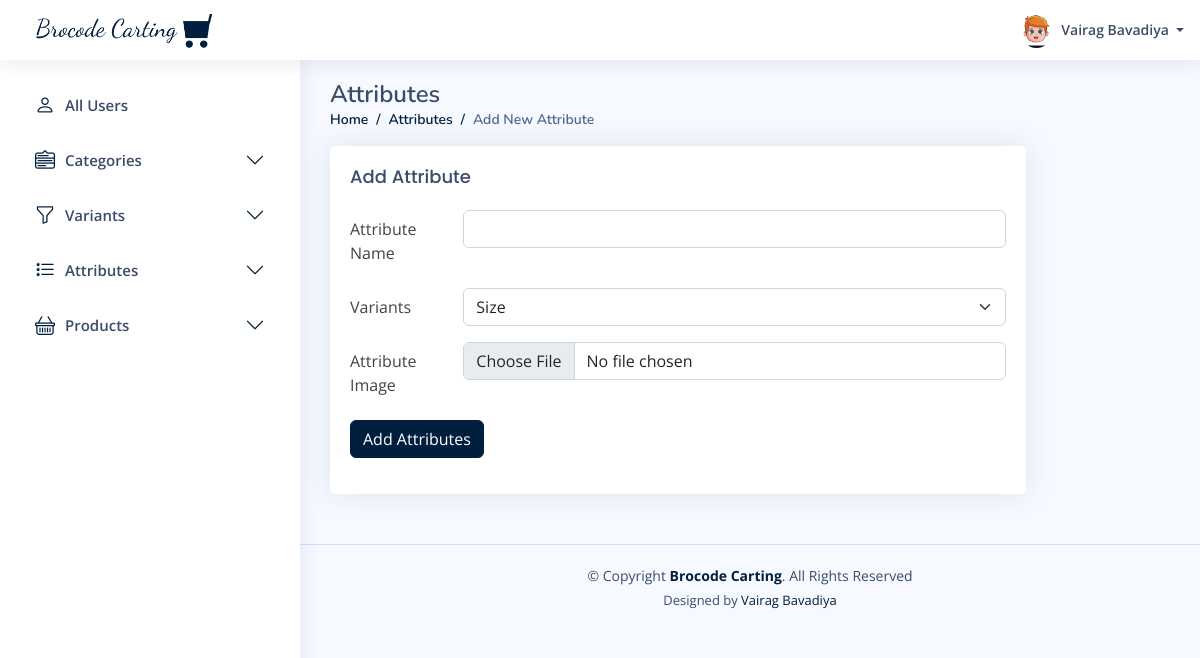
/admin/attributes/create.php (signed in), run on the app's committed database.
### tables this page shows
CREATE TABLE `users` (
  `id` int(20) NOT NULL,
  `u_name` varchar(50) NOT NULL,
  `email` varchar(50) NOT NULL,
  `phone_no` varchar(10) NOT NULL,
  `client_id` varchar(100) DEFAULT NULL,
  `password` varchar(10) NOT NULL,
  `u_type_id` int(20) NOT NULL,
  `u_profile` varchar(200) NOT NULL,
  `created_at` datetime NOT NULL,
  `updated_at` datetime NOT NULL,
  `created_by` int(20) DEFAULT NULL,
  `updated_by` int(20) DEFAULT NULL,
  `is_active` tinyint(1) NOT NULL,
  `is_delete` tinyint(1) DEFAULT NULL
);

### admin/attributes/create.php (the view, shortened to what this page needs)
<?php require("../config.php");
include("../header.php");
?>
<main id="main" class="main">
    <div class="pagetitle">
        <h1>Attributes</h1>
        <nav>
            <ol class="breadcrumb">
                <li class="breadcrumb-item"><a href="/e-commerce/admin/dashboard.php">Home</a></li>
                <li class="breadcrumb-item"><a href="/e-commerce/admin/attributes/all.php">Attributes</a></li>
                <li class="breadcrumb-item active">Add New Attribute</li>
            </ol>
        </nav>
    </div>
    <section class="section">
        <div class="row">
            <div class="col-lg-10">
                <div class="card">
                    <div class="card-body">
                        <h5 class="card-title">Add Attribute</h5>
                        <form method="post" enctype="multipart/form-data">
                            <div class="row mb-3">
                                <label for="inputText" class="col-sm-2 col-form-label">Attribute Name</label>
                                <div class="col-sm-10">
                                    <input type="text" name="attribute_name" class="form-control" required />
                                </div>
                            </div>
                            <div class="row mb-3">
                                <label for="inputText" class="col-sm-2 col-form-label">Variants</label>
                                <div class="col-sm-10">
                                    <select class="form-select" name="variants" id="variants">
                                        <?php
                                        $query = "SELECT *  from variants";
                                        if ($result = $conn->query($query)) {
                                            while ($row = $result->fetch_assoc()) {
                                        ?> <option value="<?php echo $row['id']; ?>"><?php echo $row['var_name']; ?></option>
                                        <?php
                                            }
                                        }
                                        ?>
                                    </select>
                                </div>
                            </div>
                            <div class="row mb-3">
                                <label class="col-sm-2 col-form-label">Attribute Image</label>
                                <div class="col-sm-10">
                                    <input class="form-control" name="file_upload" type="file" id="formFile" />
                                </div>
                            </div>
                            <div class="row mb-3">
                                <div class="col-sm-6">
                                    <button type="submit" name="add_attributes" class="btn btn-primary">Add Attributes</button>
                                </div>
                            </div>
                        </form>
                    </div>
                </div>
            </div>
        </div>
    </section>
</main>
<?php include("../footer.php"); ?>

### admin/header.php (shortened to what this page needs)
<?php
require("config.php");
?>
<!DOCTYPE html>
<html lang="en">
<head>
    <link rel="stylesheet" href="https://cdnjs.cloudflare.com/ajax/libs/font-awesome/4.7.0/css/font-awesome.min.css">
    <link href="/e-commerce/admin/assets/vendor/bootstrap/css/bootstrap.min.css" rel="stylesheet">
    <link href="/e-commerce/admin/assets/vendor/bootstrap-icons/bootstrap-icons.css" rel="stylesheet">
    <link href="/e-commerce/admin/assets/vendor/boxicons/css/boxicons.min.css" rel="stylesheet">
    <link href="/e-commerce/admin/assets/vendor/quill/quill.snow.css" rel="stylesheet">
    <link href="/e-commerce/admin/assets/vendor/quill/quill.bubble.css" rel="stylesheet">
    <link href="/e-commerce/admin/assets/vendor/remixicon/remixicon.css" rel="stylesheet">
    <link href="/e-commerce/admin/assets/vendor/simple-datatables/style.css" rel="stylesheet">
    <link href="/e-commerce/admin/assets/css/style.css" rel="stylesheet">
</head>
<body>
    <header id="header" class="header fixed-top d-flex align-items-center">
        <div class="d-flex align-items-center justify-content-between">
            <a href="/e-commerce/admin/dashboard.php" class="logo d-flex align-items-center">
                <img src="/e-commerce/img/logo-color.png" alt="">
            </a>
        </div>
        <nav class="header-nav ms-auto">
            <ul class="d-flex align-items-center">
                <li class="nav-item dropdown pe-3">
                    <a class="nav-link nav-profile d-flex align-items-center pe-0" href="#" data-bs-toggle="dropdown">
                        <?php
                        $sql = "SELECT u.id,u.u_name,u.email,u.phone_no,u.u_profile,u.is_active,ut.type_name FROM users as u,user_type as ut where u.id = " . $_SESSION['id'];
                        $result = $conn->query($sql);
                        $row = mysqli_fetch_assoc($result);
                        ?>
                        <?php if ($row['u_profile']) : ?>
                            <img src="/e-commerce/admin/<?php echo $row['u_profile']; ?>" alt="Profile" class="rounded-circle">
                            <?php else: ?>
                            <img src="/e-commerce/admin/user_images/default.avif" alt="" width="35" height="35" class="rounded-circle">
                        <?php endif; ?>
                        <span class="d-none d-md-block dropdown-toggle ps-2">
                            <?php echo $row['u_name']; ?> </span>
                    </a>
                </li>
            </ul>
        </nav>
    </header>
    <aside id="sidebar" class="sidebar">
        <ul class="sidebar-nav" id="sidebar-nav">
            <li class="nav-item">
                <a class="nav-link collapsed" data-bs-target="#users-nav" href="/e-commerce/admin/allusers.php" aria-expanded="false">
                    <i class="bi bi-person"></i>
                    <span>All Users</span>
                </a>
            </li>
            <li class="nav-item">
                <a class="nav-link collapsed" data-bs-target="#components-nav" data-bs-toggle="collapse" href="#" aria-expanded="false">
                    <i class="bi bi-menu-down"></i>
                    <span>Categories</span>
                    <i class="bi bi-chevron-down ms-auto"></i>
                </a>
            </li>
            <li class="nav-item">
                <a class="nav-link collapsed" data-bs-target="#variants-nav" data-bs-toggle="collapse" href="#">
                    <i class="bi bi-funnel"></i><span>Variants</span><i class="bi bi-chevron-down ms-auto"></i>
                </a>
            </li>
            <li class="nav-item">
                <a class="nav-link collapsed" data-bs-target="#attributes-nav" data-bs-toggle="collapse" href="#">
                    <i class="bi bi-list-stars"></i><span>Attributes</span><i class="bi bi-chevron-down ms-auto"></i>
                </a>
            </li>
            <li class="nav-item">
                <a class="nav-link collapsed" data-bs-target="#products-nav" data-bs-toggle="collapse" href="#">
                    <i class="bi bi-basket"></i><span>Products</span><i class="bi bi-chevron-down ms-auto"></i>
                </a>
            </li>
        </ul>
    </aside>

### admin/assets/css/style.css (style rules this page uses)
:root { scroll-behavior: smooth; }
body { font-family: "Open Sans", sans-serif; background: #f6f9ff; color: #444444; }
a { color: #001F3F; text-decoration: none; }
h1, h2, h3, h4, h5, h6 { font-family: "Nunito", sans-serif; }
#main { margin-top: 60px; padding: 20px 30px; transition: all 0.3s; }
.pagetitle { margin-bottom: 10px; }
.pagetitle h1 { font-size: 24px; margin-bottom: 0; font-weight: 600; color: #3b4c69; }
.card { margin-bottom: 30px; border: none; border-radius: 5px; box-shadow: 0px 0 30px rgba(1, 41, 112, 0.1); }
.card-title { padding: 20px 0 15px 0; font-size: 18px; font-weight: 500; color: #3b4c69; font-family: "Poppins", sans-serif; }
.card-body { padding: 0 20px 20px 20px; }
.breadcrumb { font-size: 14px; font-family: "Nunito", sans-serif; color: #001F3F; font-weight: 600; }
.breadcrumb a { color: #001F3F; transition: 0.3s; }
.breadcrumb .breadcrumb-item::before { color: #001F3F; }
.breadcrumb .active { color: #51678f; font-weight: 600; }
.logo { line-height: 1; }
@media (min-width: 1200px) { .logo { width: 280px; } }
.logo img { max-height: 26px; margin-right: 6px; }
.header { transition: all 0.5s; z-index: 997; height: 60px; box-shadow: 0px 2px 20px rgba(1, 41, 112, 0.1); background-color: #fff; padding-left: 20px; }
.header-nav ul { list-style: none; }
.header-nav>ul { margin: 0; padding: 0; }
.header-nav .nav-profile { color: #3b4c69; }
.header-nav .nav-profile img { max-height: 36px; }
.header-nav .nav-profile span { font-size: 14px; font-weight: 600; }
.sidebar { position: fixed; top: 60px; left: 0; bottom: 0; width: 300px; z-index: 996; transition: all 0.3s; padding: 20px; overflow-y: auto; scrollbar-width: thin; scrollbar-color: #aab7cf transparent; box-shadow: 0px 0px 20px rgba(1, 41, 112, 0.1); background-color: #fff; }
@media (min-width: 1200px) { #main, #footer { margin-left: 300px; } }
.sidebar-nav { padding: 0; margin: 0; list-style: none; }
.sidebar-nav li { padding: 0; margin: 0; list-style: none; }
.sidebar-nav .nav-item { margin-bottom: 5px; }
.sidebar-nav .nav-link { display: flex; align-items: center; font-size: 15px; font-weight: 600; color: #001F3F; transition: 0.3; background: #f6f9ff; padding: 10px 15px; border-radius: 4px; }
.sidebar-nav .nav-link i { font-size: 16px; margin-right: 10px; color: #001F3F; }
.sidebar-nav .nav-link.collapsed { color: #3b4c69; background: #fff; }
.sidebar-nav .nav-link.collapsed i { color: #001F3F; }
.sidebar-nav .nav-link .bi-chevron-down { margin-right: 0; transition: transform 0.2s ease-in-out; }

### admin/header.php (style rules this page uses)
.sidebar-nav .nav-link i { font-size: 20px; }
.logo img { max-height: 50px; }
.btn { text-transform: capitalize; }
.btn-primary, .btn:focus-visible, .btn-check:checked+.btn, .btn.active, .btn.show, .btn:first-child:active, :not(.btn-check)+.btn:active { background-color: #001F3F; border-color: #001F3F; box-shadow: none; }

### data on the page
users: u_profile (picture), u_name "Vairag Bavadiya"

### other printed values
form field variants "Size"
